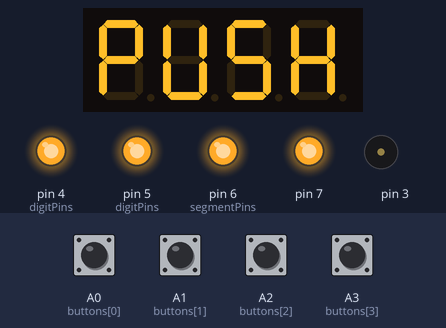
A sketch run on a simulated Arduino Uno, built with avr-gcc and run on an emulated ATmega328P. Parts: 4-digit seven-segment display, output pins drawn as LEDs (lit = HIGH), buzzer (waves = sounding). Dashed ring = blinking. Inputs (shaded band) come from the test bench; at power-on: A0 (buttons[0]), A1 (buttons[1]), A2 (buttons[2]), A3 (buttons[3]) HIGH. Random numbers use the default seed unless the sketch sets one; EEPROM starts erased; what the sketch prints to the serial monitor is not drawn.

Above: at 2.7 s.
2.8 s: A3 (buttons[3]) pulled LOW for 0.15 s
At 3.29 s:
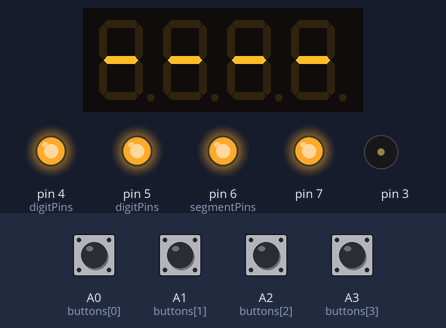
3.5 s: A0 (buttons[0]) pulled LOW for 0.15 s
At 4.0 s:
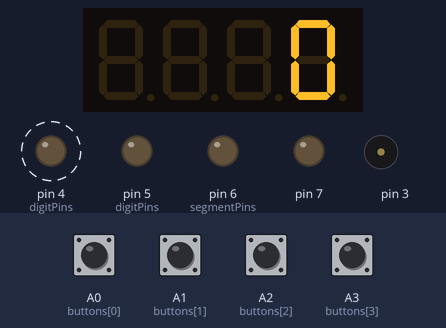
6.4 s: A1 (buttons[1]) pulled LOW for 0.15 s
9.5 s: A3 (buttons[3]) pulled LOW for 1 s
At 10.39 s:
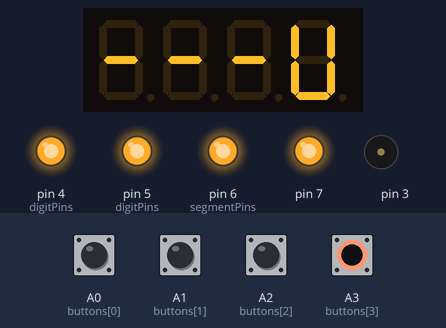
11.1 s: A0 (buttons[0]) pulled LOW for 1 s
At 12.1 s:
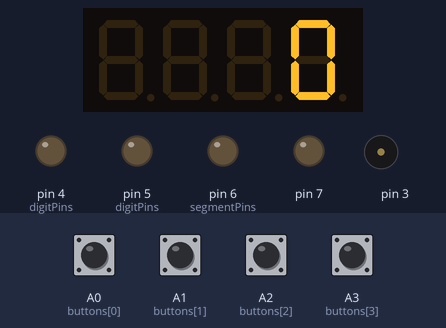
12.7 s: A2 (buttons[2]) pulled LOW for 0.15 s
Timing chart, 0 to 31.5 s (numbered marks = the images above; inputs shaded):
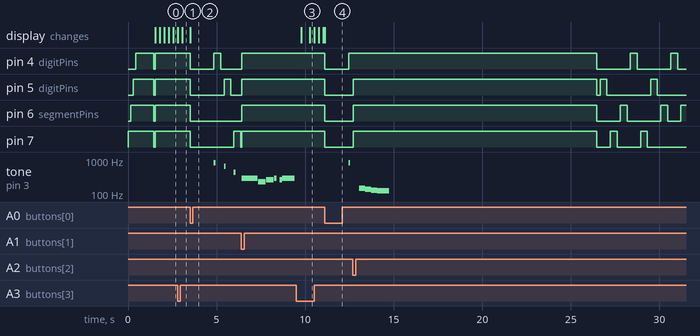

The sketch:

speede.ino
```cpp
#include "speede.h"
#include "button_leds.h"
#include "game_speed.h"
#include "button.h"
#include "display.h"
#include "game_state.h"

void setup() {

  // NOTE: makes the 7 segment flicker
  Serial.begin(9600);
  Serial.println("Spedebug");

  setupDisplay();
  setupButtons();
  setupLEDs();
  setupPlayer();
  setupMenu();
  setupSpeedGame();

  // Generate a random seed from reading a value from unconnected pin
  randomSeed(analogRead(UNCONNECTED_RANDOM_PIN));
}

void loop() {

  handleButtons();
  handleNote(); // Used for playing single notes
  handlePiece(); // Used for playing longer game Chime
  handleScrollText();

  switch (getGameState()) {
    case GAME_LOBBY:
      handleGameLobby();
      break;
    case GAME_SPEED:
      handleSpeedGame();
      break;
    case GAME_OVER:
      // TODO: Congratulate on new high score when needed
      if (isButtonPressed) setGameState(GAME_LOBBY);
      break;
    case GAME_DEMO:
      handleDemo(); // Just blink some LEDs!
      break;
    case GameMenu::GAME_HIGH_SCORE:
      handleHighScore();
      break;
    // TODO: memory game

  }

  refreshDisplay();
}
```

button.cpp
```cpp
#include "button.h"

#define DEBOUNCE_DELAY 15 // Milliseconds
#define LONG_PRESS_DELAY 3000 // 3 seconds

// Button variables
bool isPressed = false;
bool resetLongPress = false;
ButtonColor pressedButtonColor;
byte buttons[] = { A0, A1, A2, A3 };
#define BUTTON_COUNT sizeof(buttons)
bool isLongPress[BUTTON_COUNT] = { false, false, false, false };
byte buttonPressStates[BUTTON_COUNT] = {}; // List of button press states
byte lastButtonPressStates[BUTTON_COUNT] = {}; // Save last button press states to a list for comparing it to a new button press

ButtonColor buttonColors[BUTTON_COUNT] = {
  ButtonColor::BUTTON_RED,
  ButtonColor::BUTTON_YELLOW,
  ButtonColor::BUTTON_GREEN,
  ButtonColor::BUTTON_BLUE
};
unsigned long lastDebounceTime[] = { 0, 0, 0, 0 };  // The last time the output pin was toggled
byte previousRandomColor;

void setupButtons() {
  for (byte n = 0; n < BUTTON_COUNT; n++)  {
    pinMode(buttons[n], INPUT_PULLUP);
    buttonPressStates[n] = digitalRead(buttons[n]);
  }
}

// Record button press and color of the button. Called in the main loop.
void handleButtons() {
  unsigned long currentTime = millis();
  for (byte n = 0; n < BUTTON_COUNT; n++)  {
    byte buttonPressState = digitalRead(buttons[n]);

    if (buttonPressState != lastButtonPressStates[n]) lastDebounceTime[n] = currentTime;

    // Quick press handling
    if ((currentTime - lastDebounceTime[n]) > DEBOUNCE_DELAY &&
      buttonPressStates[n] != buttonPressState
    ) {
      buttonPressStates[n] = buttonPressState;
      if (buttonPressState == LOW) {    // button pressed
        isPressed = true;
        pressedButtonColor = getButtonColorByIndex(n);
      }
    }

    // Long press handling
    if (currentTime - lastDebounceTime[n] > LONG_PRESS_DELAY &&
      buttonPressState == LOW && // Keep pressed
      isLongPress[n] == false
    ) {
      isLongPress[n] = true;
      // pressedButtonColor = getButtonColorByIndex(n);
    }

    // Reset long press
    if (buttonPressState == HIGH && // No longer pressed
      resetLongPress == true &&
      isLongPress[n] == true
    ) {
      resetLongPress = false;
      isLongPress[n] = false;
    }

    lastButtonPressStates[n] = buttonPressState;
  }
}

// Returns true if any of the buttons are pressed
bool isButtonPressed() {
  return isPressed;
}

// return true if any of the buttons are long pressed
bool isButtonLongPressed() {
  for (byte n = 0; n < BUTTON_COUNT; n++)  {
    if (isLongPress[n] && resetLongPress == false) return true;
  }
  return false;
}

void resetButtonPress() {
  isPressed = false;
}

void resetButtonLongPress() {
  // Wait for user to stop pressing the button
  resetLongPress = true;
}

ButtonColor getPressedButtonColor() {
  return pressedButtonColor;
}

ButtonColor getButtonColorByIndex(byte index) {
  if (index >= BUTTON_COUNT || index < 0) return ButtonColor::BUTTON_RED;
  return buttonColors[index];
}

// Index of four colors: red, yellow, green or blue
byte getRandomColorIndex() {
  byte nextRandomColor = random(0, 4); // Exclusive max, the random value is between 0 and 3
  // Do not light the same color again
  while(nextRandomColor == previousRandomColor) nextRandomColor = random(0, 4);
  previousRandomColor = nextRandomColor;
  return nextRandomColor;
}
```

button.h
```cpp
#ifndef BUTTON_H
#define BUTTON_H

#include <Arduino.h>

// Used for menu interactions
enum ButtonColor: byte { BUTTON_RED, BUTTON_YELLOW, BUTTON_GREEN, BUTTON_BLUE };

void setupButtons();
void handleButtons();
bool isButtonPressed();
bool isButtonLongPressed();
void resetButtonPress();
void resetButtonLongPress();
ButtonColor getPressedButtonColor();
ButtonColor getButtonColorByIndex(byte index);
byte getRandomColorIndex();

#endif
```

button_leds.cpp
```cpp
#include "button_leds.h"

// Button LEDs
// byte buttonLeds[] = { 22, 24, 26, 28 }; // Arduino MEGA 2560
byte buttonLeds[] = { 7, 6, 5, 4 }; // Arduino UNO
// #define LED_PIN_COUNT sizeof(buttonLeds)

// Port A pins in Arduino MEGA 2560
// #define LED_RED       B00000001 // Pin 22
// #define LED_YELLOW    B00000100 // Pin 24
// #define LED_GREEN     B00010000 // Pin 26
// #define LED_BLUE      B01000000 // Pin 28

// #define LEDS_ALL_OFF  B00000000
// #define LEDS_ALL_ON   B01010101

// Port D pins in Arduino UNO
#define LED_RED       B10000000 // Pin 7
#define LED_YELLOW    B01000000 // Pin 6
#define LED_GREEN     B00100000 // Pin 5
#define LED_BLUE      B00010000 // Pin 4

#define LEDS_ALL_OFF  B00000000
#define LEDS_ALL_ON   B11110000

void setupLEDs() {
    // for (unsigned n = 0; n < LED_PIN_COUNT; n++)  {
    //     pinMode(buttonLeds[n], OUTPUT);
    // }

    // Set Arduino UNO pins as outputs
    DDRD = LEDS_ALL_ON; // NOTE: Also forces the rest of the port bits to 0 (=inputs)

    // Do a little demo and test the masks
    setLEDMask(LED_RED);
    delay(150);
    setLEDMask(LED_RED | LED_YELLOW);
    delay(150);
    setLEDMask(LED_RED | LED_YELLOW | LED_GREEN);
    delay(150);
    setLEDMask(LED_RED | LED_YELLOW | LED_GREEN | LED_BLUE);

    delay(1000);
    turnOffLeds();
    delay(100);
}

byte getLEDColorMask(ButtonColor color) {
  switch (color) {
    case ButtonColor::BUTTON_RED:
      return LED_RED;
    case ButtonColor::BUTTON_YELLOW:
      return LED_YELLOW;
    case ButtonColor::BUTTON_GREEN:
      return LED_GREEN;
    case ButtonColor::BUTTON_BLUE:
      return LED_BLUE;
  }
  // Handle error, maybe turn on all LEDs instead?
  return LEDS_ALL_OFF;
}

void turnOffLeds() {
  setLEDMask(LEDS_ALL_OFF);
}

void turnOnLeds() {
  setLEDMask(LEDS_ALL_ON);
}

void highlightOneButtonLED(ButtonColor color) {
  setLEDMask(getLEDColorMask(color));
}

void setLEDMask(byte mask) {
  byte ledMask = LEDS_ALL_ON; // BLUE, GREEN, YELLOW, RED
  // NOTE: Maybe not the best practice to use direct port manipulation
  // PORTA = ledMask & mask; // Arduino mega 2560 Port A (pins 22-29)
  PORTD = ledMask & mask; // Arduino UNO Port D 4-7
}
```

button_leds.h
```cpp
#ifndef BUTTON_LEDS_H
#define BUTTON_LEDS_H

#include <Arduino.h>

#include "button.h"

// Handler for LEDs attached to the buttons.

void setupLEDs();
void turnOffLeds();
void turnOnLeds();
void highlightOneButtonLED(ButtonColor color);
void setLEDMask(byte mask);

#endif
```

display.cpp
```cpp
#include "display.h"

#define SHIFT_PIN_DS   13
#define SHIFT_PIN_STCP 12
#define SHIFT_PIN_SHCP 11

// SevSeg sevseg;
SevSegShift sevseg(SHIFT_PIN_DS, SHIFT_PIN_SHCP, SHIFT_PIN_STCP);

unsigned long scrollTextTimer;
byte scrollCursor;
char *scrollMessage;
bool enableScrolling = false;

void setupDisplay() {
  // Setup display
  byte numDigits = 4;

  // Arduino pins (no shift registers)
  // byte digitPins[] = { 2, 3, 4, 5 };
  // byte segmentPins[] = { 6, 7, 8, 9, 10, 11, 12, 13 };

  // Shift register pins
  byte digitPins[] = {1, 4, 5, 8+1}; // of ShiftRegister(s) | 8+x (2nd Register)
  byte segmentPins[] = {2, 6, 8+3, 8+5, 8+6, 3, 8+2, 8+4}; // of Shiftregister(s) | 8+x (2nd Register)

  bool resistorsOnSegments = true; // 'false' means resistors are on digit pins
  // byte hardwareConfig = COMMON_ANODE;
  byte hardwareConfig = P_TRANSISTORS;

  bool updateWithDelays = false; // Default 'false' is Recommended
  bool leadingZeros = false; // Use 'true' if you'd like to keep the leading zeros
  bool disableDecPoint = false; // Use 'true' if your decimal point doesn't exist or isn't connected

  sevseg.begin(hardwareConfig, numDigits, digitPins, segmentPins, resistorsOnSegments,
  updateWithDelays, leadingZeros, disableDecPoint);
  sevseg.setBrightness(50);
}

void setDisplayNumber(int number) {
  sevseg.setNumber(number, -1);
}

void setScrollText(char *text) {
  scrollCursor = 0;
  scrollMessage = text;
  enableScrolling = true;
  scrollTextTimer = millis();
}

void stopScrolling() {
  enableScrolling = false;
}

void handleScrollText() {
  if (!enableScrolling) return;

  unsigned long currentTime = millis();

  if ((currentTime - scrollTextTimer) >= DISPLAY_SCROLL_SPEED) {
    sevseg.setChars(&scrollMessage[scrollCursor]); // NOTE: is this really allowed?
    scrollCursor++;

    // Infinite scroll untill stopScrolling() is called
    if (scrollCursor > strlen(scrollMessage)) scrollCursor = 0;

    scrollTextTimer = currentTime;
  }
}

void refreshDisplay() {
  // Program must run the refreshDisplay() function repeatedly to display the number.
  // Warning: Any calls to delay() will interfere with the display.
  sevseg.refreshDisplay();
}
```

display.h
```cpp
#ifndef DISPLAY_H
#define DISPLAY_H

#include <Arduino.h>

#include "SevSegShift.h"
#include "speede.h"

void setupDisplay();
void setDisplayNumber(int number);
void setScrollText(char *text);
void stopScrolling();
void handleScrollText();
void refreshDisplay();

#endif
```

game_speed.cpp
```cpp
#include "game_speed.h"

unsigned long gameTimer; // Milliseconds
unsigned long gameMenuTimer; // Milliseconds
float reactionTime = INITIAL_REACTION_TIME;

// Stats
int speedGamePoints = 0;
ButtonColor buttonColorStack[MAX_STACK];
byte buttonColorStackLevel = 0;
int highScore = 0;

// unsigned int buttonNotes[] = { NOTE_D4, NOTE_FS4, NOTE_A4, NOTE_C5 }; // D7
unsigned int buttonNotes[] = { NOTE_A4, NOTE_CS5, NOTE_E5, NOTE_GS5 }; // Amaj7

void setupSpeedGame() {
  // NOTE: By default the values in EEPROM are all 255 so do a high score reset
  // when changing the address or running the code in a new Arduino
  EEPROM.get(EEPROM_SPEED_HIGH_SCORE_ADDRESS, highScore);
}

void initializeSpeedGame() {
  turnOffLeds();
  resetButtonPress();
  speedGamePoints = 0;
  setDisplayNumber(speedGamePoints);
  gameTimer = millis();
  reactionTime = INITIAL_REACTION_TIME;
  buttonColorStackLevel = 0;
  gameMenuTimer = millis();
  setGameState(GAME_SPEED);
}

// Loop the game
void handleSpeedGame() {
  unsigned long currentTime = millis();

  // Small delay before starting the game, TODO: do a chime?
  if ((currentTime - gameMenuTimer) < GENERAL_PAUSE_TIME) return;

  if (isButtonPressed()) {
    if (isButtonValid()) incrementPoints();
    else handleSpeedGameOver();
    resetButtonPress();
  }

  if (getGameState() == GAME_OVER) return;

  if ((currentTime - gameTimer) >= reactionTime) {
    byte nextRandomColor = getRandomColorIndex();
    playNote(buttonNotes[nextRandomColor], 100);

    if (!addToStack(getButtonColorByIndex(nextRandomColor))) {
      // Stack is full
      handleSpeedGameOver();
      return;
    }

    highlightOneButtonLED(getButtonColorByIndex(nextRandomColor));

    // Increase PANIC!!!1yks
    reactionTime = getUpdatedReactionTime(reactionTime);

    gameTimer = currentTime;
  }

  if ((currentTime - gameTimer) >= reactionTime * 2 / 3) {
    // Turn off the previous LED before turning on the next one
    turnOffLeds();
  }
}

// This is where the game reaction time is calculated!
float getUpdatedReactionTime(float currentReactionTime) {
  if (currentReactionTime > 399) return currentReactionTime * 993.0 / 1000.0;
  if (currentReactionTime > 326) return currentReactionTime * 996.0 / 1000.0;
  if (currentReactionTime > 192) return currentReactionTime * 9985.0 / 10000.0;
  currentReactionTime = currentReactionTime - 1;
  if (currentReactionTime < 100) return 100; // Limit minimum reaction time to 100 milliseconds
  return currentReactionTime; // Milliseconds
}

void handleSpeedGameOver() {
  turnOnLeds();
  if (highScore < speedGamePoints) {
    setHighScore(speedGamePoints);
    playPiece(Chime::NewHighScore);
  } else if (speedGamePoints == 87) {
    playPiece(Chime::EasterEgg);
  } else {
    playPiece(Chime::GameOver);
  }

  setGameState(GAME_OVER);
}

// Adds next color to stack or returns false if stack is full
bool addToStack(ButtonColor nextColor) {
  if (buttonColorStackLevel < MAX_STACK-1) {
    buttonColorStack[buttonColorStackLevel] = nextColor;
    buttonColorStackLevel++;
    return true;
  }
  return false; // Full stack
}

bool isButtonValid() {
  if (buttonColorStackLevel < 1) return false;
  if (buttonColorStack[0] != getPressedButtonColor()) return false;

  buttonColorStackLevel--;
  // Remove (shift) first element from stack
  for (byte n=0; n < buttonColorStackLevel; n++)
    buttonColorStack[n] = buttonColorStack[n+1];

  return true;
}

// Increments speed game points by one
void incrementPoints() {
  speedGamePoints++;
  // Max is 9999 due to display size limit
  if (speedGamePoints > 9999) speedGamePoints = 0; // Muhahaha!
  setDisplayNumber(speedGamePoints);
}

void setHighScore(int newScore) {
  highScore = newScore;
  if (highScore > 9999) highScore = 9999; // Cheater!
  EEPROM.put(EEPROM_SPEED_HIGH_SCORE_ADDRESS, highScore);
}

int getHighScore() {
  return highScore;
}

void resetHighScore() {
  setHighScore(0);
  setScrollText("    HISCORE - 0");
  EEPROM.put(EEPROM_SPEED_HIGH_SCORE_ADDRESS, 0);
}
```

game_speed.h
```cpp
#ifndef GAME_SPEED_H
#define GAME_SPEED_H

#include <Arduino.h>
#include <EEPROM.h>

#include "speede.h"
#include "button_leds.h"
#include "note_player.h"
#include "button.h"
#include "display.h"
#include "game_state.h"

// NOTE: The EEPROM memory has a specified life of 100,000 write/erase cycles
#define EEPROM_SPEED_HIGH_SCORE_ADDRESS 0

void setupSpeedGame();
void initializeSpeedGame();
void handleSpeedGame();
float getUpdatedReactionTime(float currentReactionTime);
void handleSpeedGameOver();
bool addToStack(ButtonColor nextColor);
bool isButtonValid();
void incrementPoints();
int getHighScore();
void setHighScore(int newScore);
void resetHighScore();

#endif
```

game_state.cpp
```cpp
#include "game_state.h"

GameMenu gameState = GAME_LOBBY; // Start with the lobby

GameMenu getGameState() {
  return gameState;
}

// Demo stuff
unsigned long gameStateTimer;
// int demoNotes[] = { NOTE_A4, NOTE_B4, NOTE_C4, NOTE_D4 };
byte previousDemoColor;

void setupMenu() {
  turnOnLeds();
  setScrollText("   PUSH RED TO START - BLUE FOR HISCORE - HOLD BLUE TO RESET HISCORE -");
  gameStateTimer = millis();
}

void setGameState(GameMenu state) {
  gameStateTimer = millis();
  gameState = state;
}

void handleGameLobby() {
  unsigned long currentTime = millis();

  if (isButtonLongPressed()) {
    resetButtonLongPress();
    switch(getPressedButtonColor()) {
      case ButtonColor::BUTTON_BLUE:
        resetHighScore();
        break;
    }
  }

  if (isButtonPressed()) {
    resetButtonPress();
    stopScrolling(); // Always stop scrolling after any interaction

    switch(getPressedButtonColor()) {
      case ButtonColor::BUTTON_RED:
        initializeSpeedGame();
        break;
      // case ButtonColor::BUTTON_YELLOW:
      //   // TODO: memory game
      //   break;
      case ButtonColor::BUTTON_BLUE:
        char highScore[18]; // "    HISCORE: " + 1 to 4 numbers
        sprintf(highScore, "    HISCORE - %d", getHighScore());
        setScrollText(highScore);
        setGameState(GameMenu::GAME_HIGH_SCORE);
        break;
    }
  }
  // Do a demo after a while
  if ((currentTime - gameStateTimer) >= GENERAL_PAUSE_TIME * 10) {
    setGameState(GAME_DEMO);
  }

}

void checkButtonPress() {
  if (isButtonPressed() || isButtonLongPressed()) {
    // Do not reset button press, let the lobby handle it!
    setGameState(GAME_LOBBY);
  }
}

void handleDemo() {
  unsigned long currentTime = millis();

  checkButtonPress();

  if ((currentTime - gameStateTimer) >= INITIAL_REACTION_TIME) {
    byte nextRandomColor = getRandomColorIndex();
    highlightOneButtonLED(getButtonColorByIndex(nextRandomColor));
    // playNote(demoNotes[nextRandomColor], 100); // Please don't!

    previousDemoColor = nextRandomColor;
    gameStateTimer = currentTime;
  }

  if ((currentTime - gameStateTimer) >= INITIAL_REACTION_TIME * 2 / 3) {
    // Turn off the previous LED before turning on the next one
    turnOffLeds();
  }
}

void handleHighScore() {
  unsigned long currentTime = millis();
  // Just wait for input and show the text
  checkButtonPress();

  // Do a demo after a while. Should still keep scrolling the hiscore text.
  if ((currentTime - gameStateTimer) >= GENERAL_PAUSE_TIME * 10) {
    setGameState(GAME_DEMO);
  }
}
```

game_state.h
```cpp
#ifndef GAME_STATE_H
#define GAME_STATE_H

#include <Arduino.h>

#include "button.h"
#include "game_speed.h"

enum GameMenu: byte { GAME_LOBBY, GAME_SPEED, GAME_OVER, GAME_DEMO, GAME_HIGH_SCORE };

void setupMenu();
GameMenu getGameState();
void setGameState(GameMenu state);
void handleGameLobby();
void handleDemo();
void handleHighScore();

#endif
```

speede.h
```cpp
#ifndef SPEEDE_H
#define SPEEDE_H

// Maximum number of pending button presses. On unlimited genuine speed test this seems to be 50.
#define MAX_STACK 50

// Arduino MEGA 2560 pin, do not connect anything to this pin for better randomness!
// #define UNCONNECTED_RANDOM_PIN 42
#define UNCONNECTED_RANDOM_PIN A5 // UNO etc.

// Similar delay was used in Jaakko Kairus' speed game
#define INITIAL_REACTION_TIME 570.0 // Milliseconds

// If there's a delay, use this!
#define GENERAL_PAUSE_TIME 1337 // Milliseconds

// 220 - 250 should be just fine so user can read with ease but doesn't have to wait too long!
#define DISPLAY_SCROLL_SPEED 250 // Milliseconds

#endif
```

Source omitted: note_player.cpp (5969 bytes), note_player.h (1291 bytes), pitches.h (1948 bytes)

Measured:
- after the input at 3.5 s, pin 4 (digitPins): HIGH → LOW at once, → HIGH 1.3 s later, → LOW 0.38 s later; pin 5 (digitPins): HIGH → LOW at once, → HIGH 1.9 s later, → LOW 0.38 s later
- after the input at 9.5 s, the display: first changes after 0.27 s (image 3 shows a later state)
- after the input at 11.1 s, pin 4 (digitPins): HIGH → LOW at once, → HIGH 1.3 s later; pin 5 (digitPins), pin 6 (segmentPins), pin 7: HIGH → LOW at once; tone on pin 3: silent → 831 Hz after 1.4 s, → silent 0.10 s later
